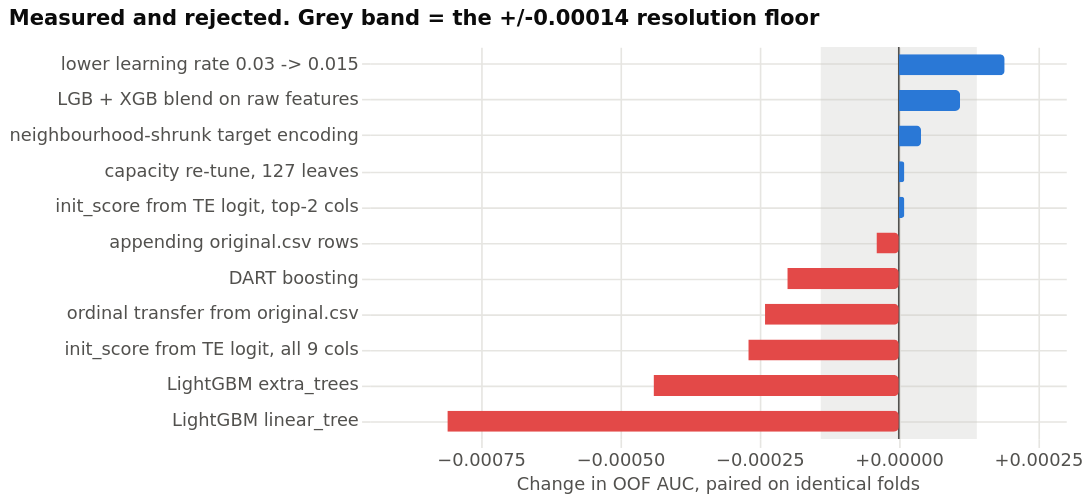

Describe this chart as a Vega-Lite specification.
### Vega-Lite specification from a JSON file in a GitHub repository (floating-point values rounded to 4 significant figures)
{"config": {"view": {"continuousWidth": 300, "continuousHeight": 300, "stroke": null}, "axis": {"domain": false, "grid": true, "gridColor": "#e6e5e1", "gridWidth": 1, "labelColor": "#52514e", "labelFont": "Ubuntu Sans, DejaVu Sans, Helvetica, Arial, sans-serif", "labelFontSize": 11, "tickColor": "#e6e5e1", "titleColor": "#52514e", "titleFont": "Ubuntu Sans, DejaVu Sans, Helvetica, Arial, sans-serif", "titleFontSize": 11, "titleFontWeight": "normal"}, "legend": {"labelColor": "#52514e", "labelFont": "Ubuntu Sans, DejaVu Sans, Helvetica, Arial, sans-serif", "labelFontSize": 11, "symbolStrokeWidth": 0, "symbolType": "square", "titleColor": "#52514e", "titleFont": "Ubuntu Sans, DejaVu Sans, Helvetica, Arial, sans-serif", "titleFontSize": 11}, "text": {"font": "Ubuntu Sans, DejaVu Sans, Helvetica, Arial, sans-serif"}, "title": {"anchor": "start", "color": "#0b0b0b", "dy": -6, "font": "Ubuntu Sans, DejaVu Sans, Helvetica, Arial, sans-serif", "fontSize": 13, "fontWeight": 600}}, "layer": [{"data": {"name": "data-e14096e30131c75e01e7c86a4e023dad"}, "mark": {"type": "rect", "color": "#c8c7c2", "opacity": 0.3}, "encoding": {"x": {"axis": {"format": "+.5f", "title": "Change in OOF AUC, paired on identical folds", "values": [-0.00075, -0.0005, -0.00025, 0.0, 0.00025]}, "field": "lo", "scale": {"domain": [-0.00095, 0.0003], "nice": false}, "type": "quantitative"}, "x2": {"field": "hi"}}}, {"data": {"name": "data-8b3a17ce41fee0e9e7207dba2e51e98b"}, "mark": {"type": "rule", "color": "#52514e", "strokeWidth": 1}, "encoding": {"x": {"axis": {"format": "+.5f", "title": "Change in OOF AUC, paired on identical folds", "values": [-0.00075, -0.0005, -0.00025, 0.0, 0.00025]}, "field": "z", "scale": {"domain": [-0.00095, 0.0003], "nice": false}, "type": "quantitative"}}}, {"data": {"name": "data-bf816d49be80dbceb6d7a2ad77c84a49"}, "mark": {"type": "bar", "cornerRadiusEnd": 3, "height": 13}, "encoding": {"color": {"condition": {"test": "(datum.delta >= 0)", "value": "#2a78d6"}, "value": "#e34948"}, "tooltip": [{"field": "idea", "type": "nominal"}, {"field": "delta", "format": "+.5f", "type": "quantitative"}], "x": {"axis": {"format": "+.5f", "title": "Change in OOF AUC, paired on identical folds", "values": [-0.00075, -0.0005, -0.00025, 0.0, 0.00025]}, "field": "delta", "scale": {"domain": [-0.00095, 0.0003], "nice": false}, "type": "quantitative"}, "y": {"axis": {"labelFontSize": 11, "labelLimit": 300}, "field": "idea", "sort": ["lower learning rate 0.03 -> 0.015", "LGB + XGB blend on raw features", "neighbourhood-shrunk target encoding", "capacity re-tune, 127 leaves", "init_score from TE logit, top-2 cols", "appending original.csv rows", "DART boosting", "ordinal transfer from original.csv", "init_score from TE logit, all 9 cols", "LightGBM extra_trees", "LightGBM linear_tree"], "title": null, "type": "nominal"}}}], "height": {"step": 22}, "title": "Measured and rejected. Grey band = the +/-0.00014 resolution floor", "width": 430, "$schema": "https://vega.github.io/schema/vega-lite/v6.4.1.json", "datasets": {"data-e14096e30131c75e01e7c86a4e023dad": [{"lo": -0.00014, "hi": 0.00014}], "data-8b3a17ce41fee0e9e7207dba2e51e98b": [{"z": 0.0}], "data-bf816d49be80dbceb6d7a2ad77c84a49": [{"idea": "lower learning rate 0.03 -> 0.015", "delta": 0.00019}, {"idea": "LGB + XGB blend on raw features", "delta": 0.00011}, {"idea": "neighbourhood-shrunk target encoding", "delta": 4e-05}, {"idea": "capacity re-tune, 127 leaves", "delta": 1e-05}, {"idea": "init_score from TE logit, top-2 cols", "delta": 1e-05}, {"idea": "appending original.csv rows", "delta": -4e-05}, {"idea": "DART boosting", "delta": -0.0002}, {"idea": "ordinal transfer from original.csv", "delta": -0.00024}, {"idea": "init_score from TE logit, all 9 cols", "delta": -0.00027}, {"idea": "LightGBM extra_trees", "delta": -0.00044}, {"idea": "LightGBM linear_tree", "delta": -0.00081}]}}
